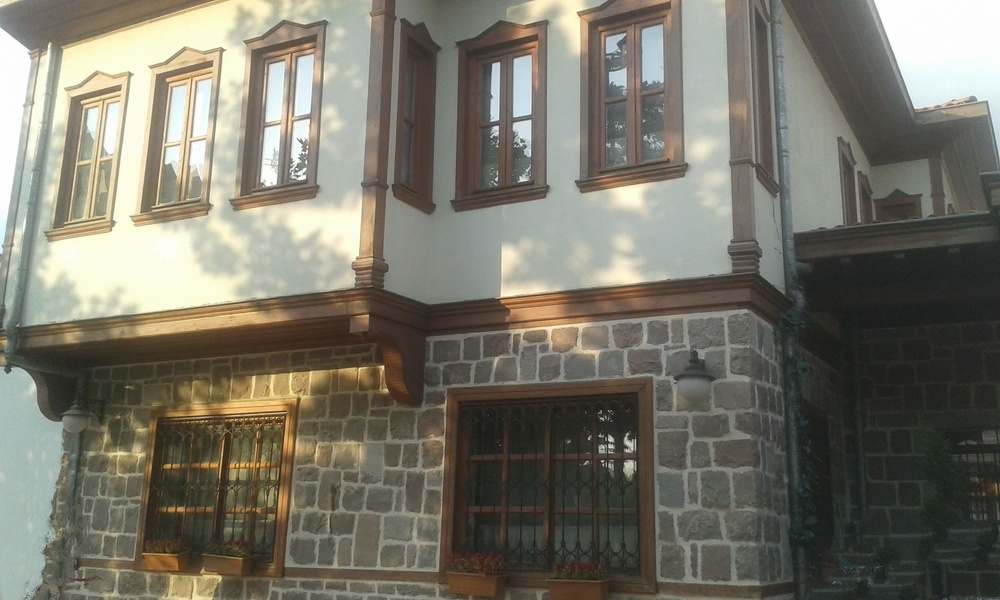
#> input picture PyCharmFirst/FilteringOperations/house.jpg, 1000 x 600 px, shrunk from 2560 x 1536 before the run
$ python SimpleThresholdingFiltering.py
#> lines starting #> are read from the running program, lines starting #| are printed output that depends on the picture
#import libraries
import  cv2
from matplotlib import  pyplot as plt
#Read an image
image=cv2.imread('house.jpg')
#> image is the input picture: shape (600, 1000, 3); mean B, G, R 104.3, 116.5, 119.4
#Theshold the image with different thresholding methods. Threshold returns 2 value.
refuse,thresholdBinary=cv2.threshold(image,0,127,cv2.THRESH_BINARY)
refuse2,thresholdBinary2=cv2.threshold(image,0,127,cv2.THRESH_BINARY_INV)
refuse3,thresholdBinary3=cv2.threshold(image,100,200,cv2.THRESH_TRUNC)
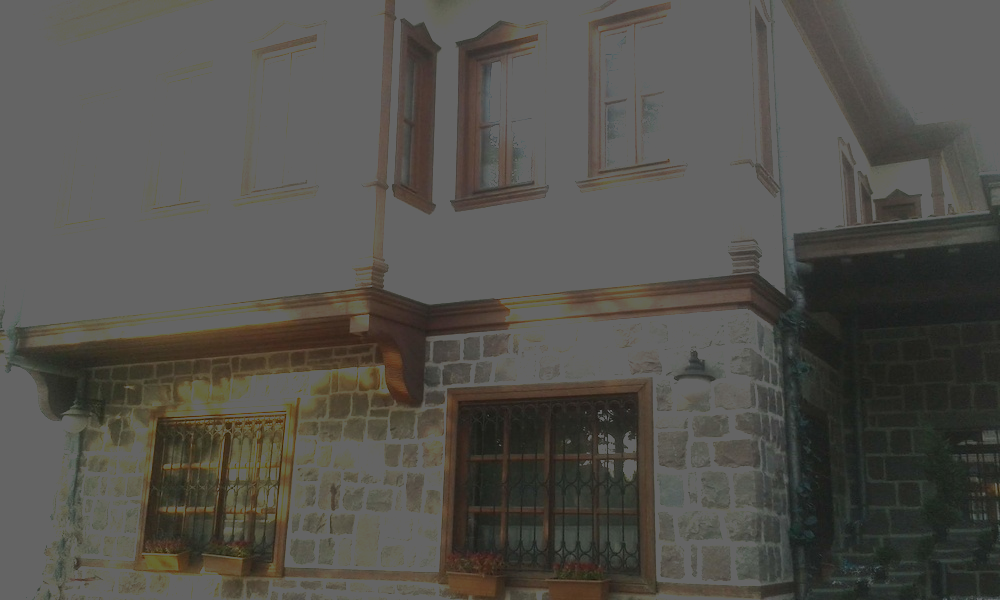
#> thresholdBinary3: shape (600, 1000, 3); mean B, G, R 76.1, 81.3, 83.1
refuse4,thresholdBinary4=cv2.threshold(image,127,255,cv2.THRESH_TOZERO)
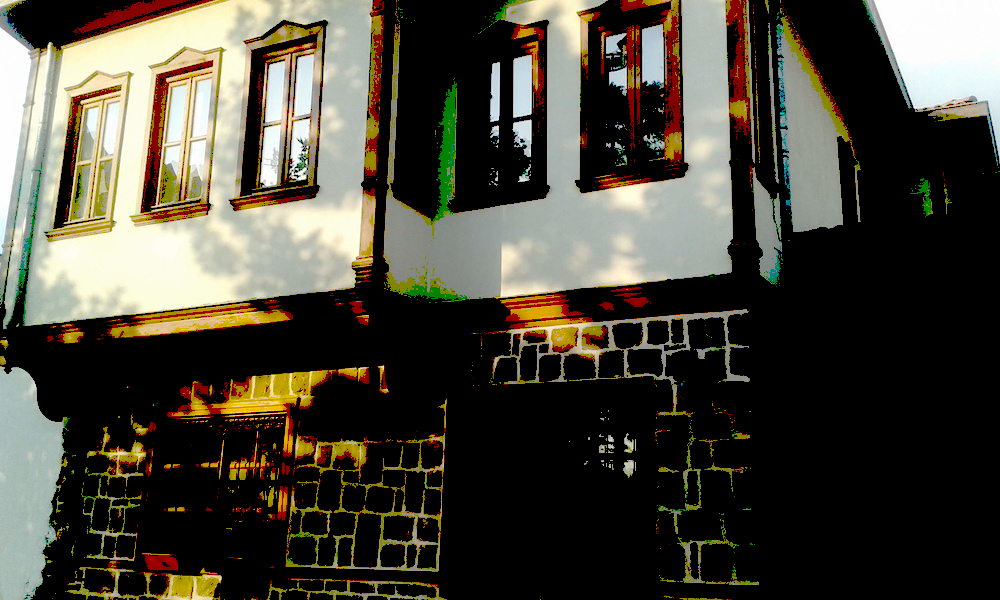
#> thresholdBinary4: shape (600, 1000, 3); mean B, G, R 57.8, 70.3, 73.9
refuse5,thresholdBinary5=cv2.threshold(image,127,255,cv2.THRESH_TOZERO_INV)
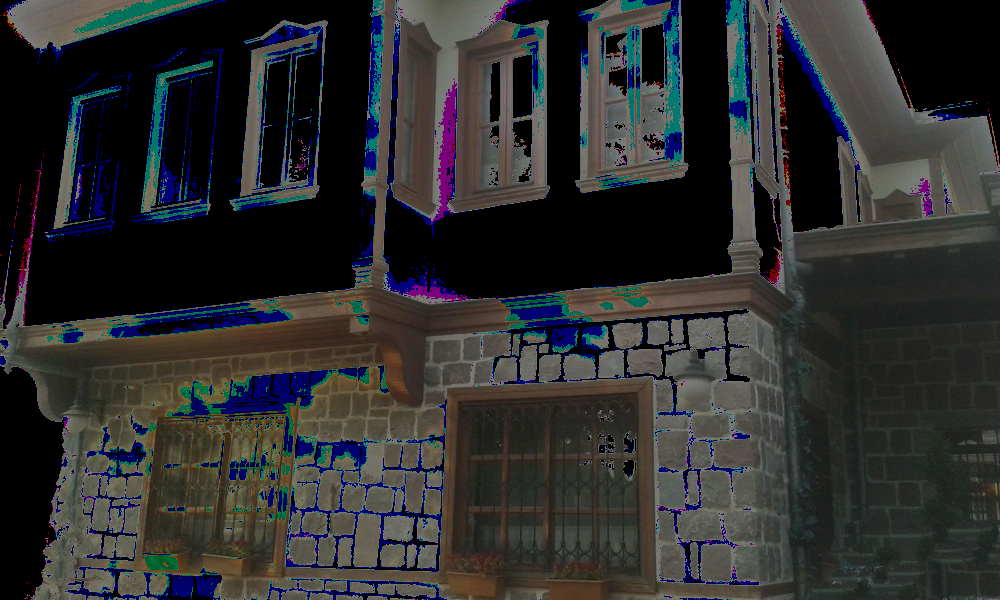
#> thresholdBinary5: shape (600, 1000, 3); mean B, G, R 46.5, 46.2, 45.5

#Add to a list results and titles
thresholdList=[image,thresholdBinary,thresholdBinary2,thresholdBinary3,thresholdBinary4,thresholdBinary5]
titleList=["Original Image","Binary(0,127)","Binary_ınv(0,127,)","Trunc(100,200)","ToZero(127,255)","ToZero_Inv(127,255)"]

#Show the results
#Range function start from 0.
for i in range(6):
    plt.subplot(3,2,i+1),plt.imshow(thresholdList[i],'gray')
    plt.title(titleList[i])
    # Do not show values of axis
    #plt.xticks([]), plt.yticks([])

plt.show()
#> figure, not shown here; B, G, R data is drawn as R, G, B
result=plt.show()
#Save the results
cv2.imwrite("ResultsOfThreshold.jpg", result)
#> (the run stopped early here; a loop or call above may not have finished)

$ run again, with PyCharmFirst/FilteringOperations/Margaret_Sullavan_0013.jpg copied over PyCharmFirst/FilteringOperations/house.jpg
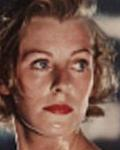
#> input picture PyCharmFirst/FilteringOperations/Margaret_Sullavan_0013.jpg, 120 x 150 px
#> image is the input picture: shape (150, 120, 3); mean B, G, R 77.3, 90.1, 124.1
#> `refuse4,thresholdBinary4=cv2.threshold(image,127,255,cv2.THRESH_TOZERO)`:
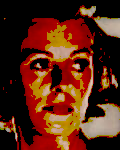
#> thresholdBinary4: shape (150, 120, 3); mean B, G, R 18.7, 37.7, 89.5
#> `refuse5,thresholdBinary5=cv2.threshold(image,127,255,cv2.THRESH_TOZERO..`:
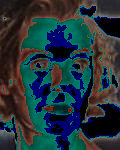
#> thresholdBinary5: shape (150, 120, 3); mean B, G, R 58.6, 52.4, 34.7
